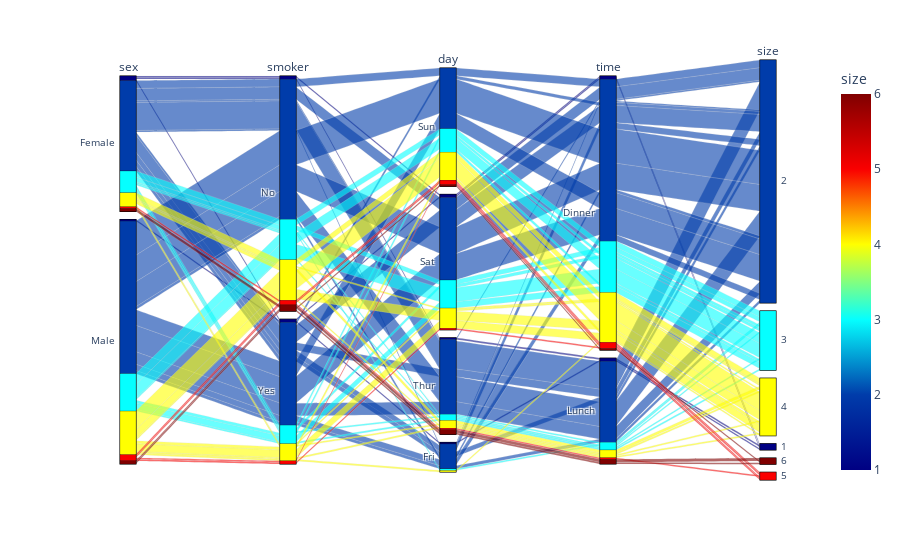

This figure's notebook cell:
### Markdown cell above
Vamos a utilizar otro tipo de grafico llamado categorias paralelas. Hay muchos tipos de representaciones y entenderlos todos y saber cuando usarlos es trabajo de data analyitics, como ya se ha dicho aquí solo se va a mostrar tipos de representaciones de la forma más sencilla posible para abrir vuestra mente

Este ejemplo es sobre un dataset tambien incluido en plotly sobre propinas que da la gente. Cada columna es una de las variables y este tipo de grafico permite hacer una relación visual de las variables y el numero de ocurrencias

### Code cell
import plotly.express as px
df = px.data.tips()
fig = px.parallel_categories(df, color="size", color_continuous_scale=px.colors.sequential.Jet)
fig.show()

#Ejercicio: Hay demasiadas variables de decisión, elimina "day"

### Figure 1 — Plotly figure (JSON) as saved in the notebook; plotly's stock layout.template omitted (floating-point values rounded to 4 significant figures; data arrays with more than 128 entries replaced by an {"elided": "..."} marker saying what was removed)
{"data": [{"dimensions": [{"label": "sex", "values": {"elided": "244 str values"}}, {"label": "smoker", "values": {"elided": "244 str values"}}, {"label": "day", "values": {"elided": "244 str values"}}, {"label": "time", "values": {"elided": "244 str values"}}, {"label": "size", "values": {"elided": "244 int values"}}], "domain": {"x": [0, 1], "y": [0, 1]}, "line": {"color": {"elided": "244 int values"}, "coloraxis": "coloraxis"}, "name": "", "type": "parcats"}], "layout": {"coloraxis": {"colorbar": {"title": {"text": "size"}}, "colorscale": [[0, "rgb(0,0,131)"], [0.2, "rgb(0,60,170)"], [0.4, "rgb(5,255,255)"], [0.6, "rgb(255,255,0)"], [0.8, "rgb(250,0,0)"], [1, "rgb(128,0,0)"]]}, "legend": {"tracegroupgap": 0}, "margin": {"t": 60}}}
